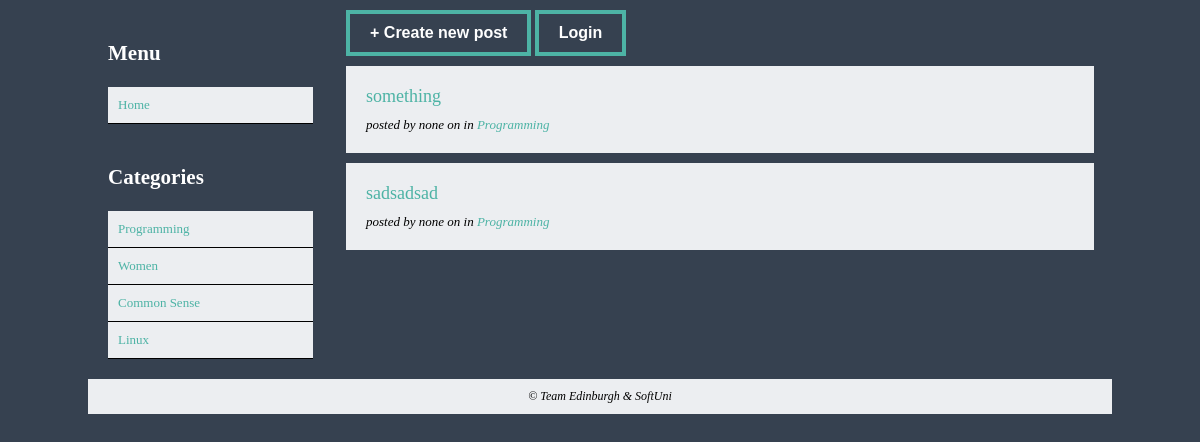
Before: / with the older database file.
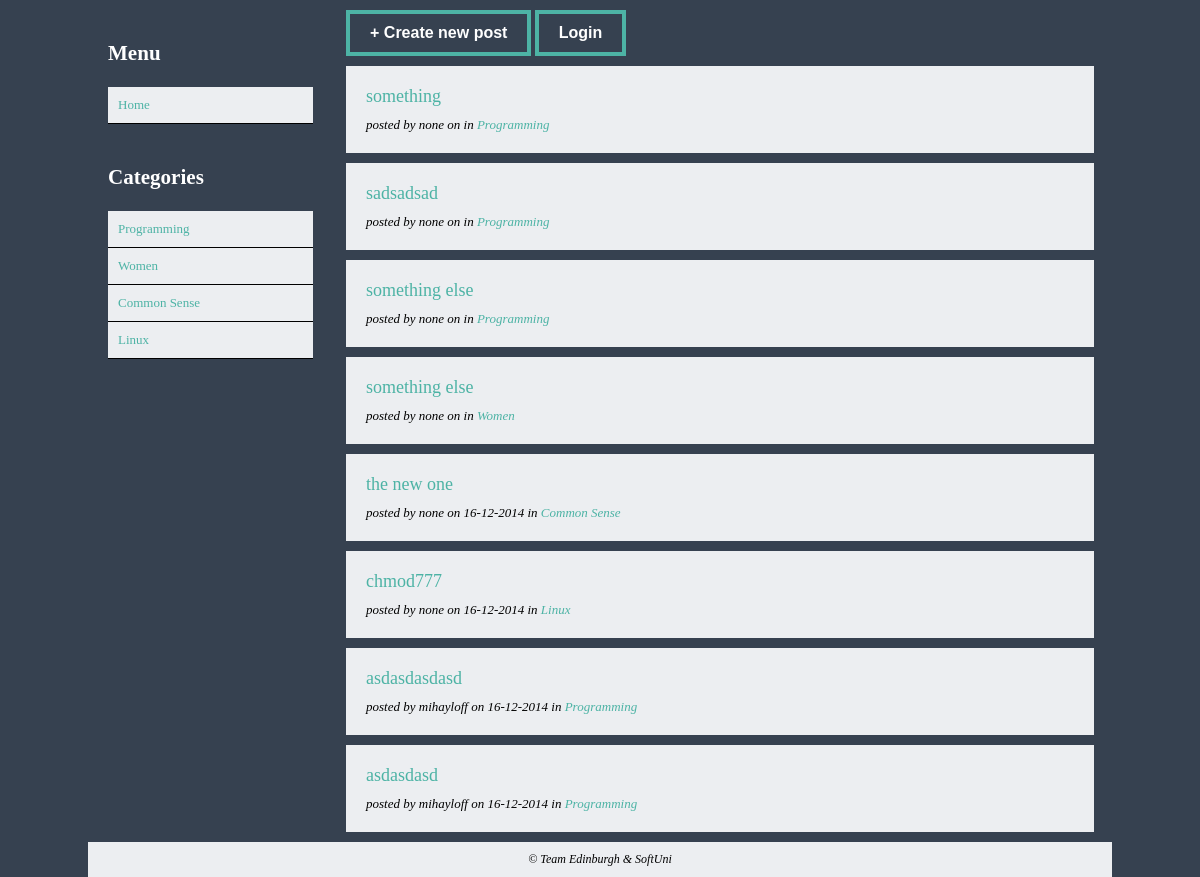
After: the same page with the newer database file.
### tables this page shows
CREATE TABLE IF NOT EXISTS `categories` (
  `Type` varchar(50) NOT NULL
);

CREATE TABLE IF NOT EXISTS `posts` (
`post_id` int(11) NOT NULL,
  `heading` varchar(50) NOT NULL,
  `author` varchar(50) NOT NULL,
  `content` text NOT NULL,
  `category` varchar(50) NOT NULL,
  `date` varchar(20) NOT NULL
);

### lib/database.php (called while the page is built, shortened)
<?php
class DB {
    static $conn;
    public function __construct() {
        self::$conn = mysqli_connect( DB_HOST, DB_USER,
            DB_PASS, DB_NAME );
        mysqli_query( self::$conn, "SET NAMES utf8" );
    }
    public function get_results( $sql ) {
        $result = mysqli_query( self::$conn, $sql );
        $return = array();
        while ( $row = mysqli_fetch_object( $result ) ) {
            $return[] = $row;
        }
        return $return;
    }
}

### index.php (the view, shortened to what this page needs)
<?php
require_once './lib/database.php';
?>
<!DOCTYPE html>
<html>
<head>
    <link rel="stylesheet" type="text/css" href="css/styles.css">
</head>
<body>
<div id="main-container">
    <div id="left">
        <section>
            <header><h3>Menu</h3></header>
            <ul>
                <li>
                    <a href="index.php">Home</a>
                </li>
            </ul>
        </section>
        <section>
            <header><h3>Categories</h3></header>
            <ul>
                <li>
                    <?php
                    $db = new DB();
                    $query = $db->get_results('SELECT * FROM categories');
                    if (!$query) {
                        die('Error in database.');
                    } else {
                        foreach ($query as $row) {
                            echo '<a href="index.php?category='.$row->Type.'">'.$row->Type.'</a>';
                        }
                    }
                    ?>
                </li>
            </ul>
        </section>
    </div>
    <div id="right">
        <div id="actions">
            <button onclick="location.href='newPost.php'">+ Create new post</button>
            <?php
            if (empty($_SESSION['loggedIn'])) {
                echo '<button onclick="location.href=\'loginPage.php\'">Login</button>';
            } else {
                echo '<button onclick="location.href=\'logout.php\'">Logout</button>';
            }
            ?>
        </div>
        <?php
        $db = new DB();
        if (!empty($_GET['category'])) {
            $category = htmlspecialchars($_GET['category']);
            $sql = "SELECT * FROM posts WHERE category='".$category."'";
        } else {
            $sql = "SELECT * FROM posts";
        }
        $result = $db->get_results($sql);
        foreach ($result as $post) { ?>
            <article>
                <header><a href="./post.php?post=<?php echo $post->post_id ?>"><?php echo $post->heading ?></a></header>
                <em>posted by <?php echo $post->author ?> on <?php echo $post->date ?> in
                    <a href="<?php echo 'index.php?category=' . $post->category ?>"><?php echo $post->category ?></a></em>
            </article>
        <?php
        }
        ?>
    </div>
    <footer>
        <em>&copy; Team Edinburgh & SoftUni</em>
    </footer>
</div>
</body>
</html>

### css/styles.css (style rules this page uses)
html, body { background-color: #364150; font: 13px Tahoma; color: #fff; margin: 0; padding: 0; }
a { color: #4db3a5; text-decoration: none; }
button { color: #fff; background-color: #364150; font-weight: 600; padding: 10px 20px; font-size: 16px; border: 4px solid #4db3a5; outline: none; cursor: pointer; transition: .5s ease; }
#main-container { width: 1024px; margin: 0 auto; }
#main-container > #left { width: 20%; display: inline-block; margin-right: 20px; padding: 10px; vertical-align: top; }
#main-container > #right { width: 73%; display: inline-block; padding: 10px; vertical-align: top; }
#right > article { background-color: #eceef1; color: #000; padding: 20px; margin-top: 10px; }
#right > article > header { font-size: 18px; font-weight: normal; padding: 0 0 10px 0; }
#left > section { padding: 10px; width: 100%; }
#left > section > header { font-size: 18px; font-weight: normal; }
#left > section > ul { list-style-type: none; margin: 0; padding: 0; }
#left > section > ul > li a { display: block; padding: 10px 10px; background-color: #eceef1; border-bottom: 1px solid #000; transition: .5s ease; }
footer { background-color: #eceef1; text-align: center; color: #000; padding: 10px; font-size: 12px; }

Changed rows visible on the page:
added posts: heading "something else", author "none", category "Programming"
added posts: heading "something else", author "none", category "Women"
added posts: heading "the new one", author "none", date "16-12-2014", category "Common Sense"
added posts: heading "chmod777", author "none", date "16-12-2014", category "Linux"
added posts: heading "asdasdasdasd", author "mihayloff", date "16-12-2014", category "Programming"
added posts: heading "asdasdasd", author "mihayloff", date "16-12-2014", category "Programming"
